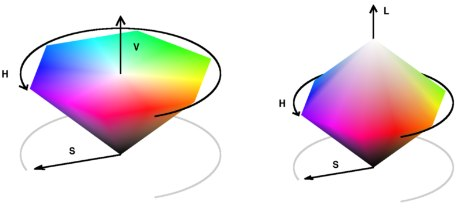
%> input picture colorspace/colorspace_01.jpg, 462 x 209 px
$ octave --eval "result = MeylanEO(im2double(imread('../../../colorspace/colorspace_01.jpg')));"   (GNU Octave 9; MATLAB toolbox functions it lacks are replaced by stand-ins)
%> lines starting %> are read from the running program, lines starting %| are printed output that depends on the picture; in (x1, y1, x2, y2) boxes, pixels count from 0 and x2, y2 are one past the last pixel; in counts of white or black regions, pixels touching at a corner belong together; the program's own positions count from 1
### HDR_Toolbox/source_code/ColorSpace/lum.m
function l=lum(img)
%
%       l=lum(img)
%
%       This function calculates the luminance
%
%
%       input:
%           img: a three color image
%
%       output:
%           l: luminance as XYZ color
%
%     Copyright (C) 2011  Francesco Banterle
%
%     This program is free software: you can redistribute it and/or modify
%     it under the terms of the GNU General Public License as published by
%     the Free Software Foundation, either version 3 of the License, or
%     (at your option) any later version.
%
%     This program is distributed in the hope that it will be useful,
%     but WITHOUT ANY WARRANTY; without even the implied warranty of
%     MERCHANTABILITY or FITNESS FOR A PARTICULAR PURPOSE.  See the
%     GNU General Public License for more details.
%
%     You should have received a copy of the GNU General Public License
%     along with this program.  If not, see <http://www.gnu.org/licenses/>.
%

[r,c,col]=size(img);
%> r = 209; c = 462; col = 3

if(col~=3)
    error('The input image is not a three color channels image!');
end

l=0.213*img(:,:,1)+0.715*img(:,:,2)+0.072*img(:,:,3);
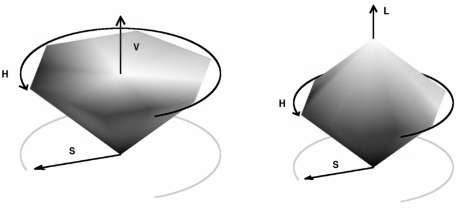
%> l: size 209x462 double; min 0, max 1, mean 0.872

end

### HDR_Toolbox/source_code/util/RemoveSpecials.m
function img=RemoveSpecials(img)
%
%
%       img=RemoveSpecials(img)
%
%
%       This function removes specials: Inf and NaN
%
%       Input:
%           -img: an image which can contain float special values
%
%       Output:
%           -img: the image without float special values
%
%     Copyright (C) 2011  Francesco Banterle
%
%     This program is free software: you can redistribute it and/or modify
%     it under the terms of the GNU General Public License as published by
%     the Free Software Foundation, either version 3 of the License, or
%     (at your option) any later version.
%
%     This program is distributed in the hope that it will be useful,
%     but WITHOUT ANY WARRANTY; without even the implied warranty of
%     MERCHANTABILITY or FITNESS FOR A PARTICULAR PURPOSE.  See the
%     GNU General Public License for more details.
%
%     You should have received a copy of the GNU General Public License
%     along with this program.  If not, see <http://www.gnu.org/licenses/>.
%
indx=find(isnan(img)|isinf(img));

img(indx)=0;

end

### HDR_Toolbox/source_code/util/check3Color.m
function check3Color(img)
%
%
%        check3Color(img)
%
%
%        Input:
%           -img: an image to be tested if it is a three colour channels
%           image
%
%     Copyright (C) 2011  Francesco Banterle
%
%     This program is free software: you can redistribute it and/or modify
%     it under the terms of the GNU General Public License as published by
%     the Free Software Foundation, either version 3 of the License, or
%     (at your option) any later version.
%
%     This program is distributed in the hope that it will be useful,
%     but WITHOUT ANY WARRANTY; without even the implied warranty of
%     MERCHANTABILITY or FITNESS FOR A PARTICULAR PURPOSE.  See the
%     GNU General Public License for more details.
%
%     You should have received a copy of the GNU General Public License
%     along with this program.  If not, see <http://www.gnu.org/licenses/>.
%

%is a three color channels image?
if(size(img,3)~=3)
    error('The image has to be a three color channels image.');
end

end

### HDR_Toolbox/source_code/EO/MeylanEO.m
function imgOut = MeylanEO(img, Meylan_Max, Meylan_lambda, gammaRemoval)
%
%       imgOut = MeylanEO(img, Meylan_Max, Meylan_lambda, gammaRemoval)
%
%
%        Input:
%           -img: input LDR image
%           -Meylan_Max: this value defines the
%           -Meylan_lambda: threshold for applying the iTMO
%           -gammaRemoval: the gamma value to be removed if known
%
%        Output:
%           -imgOut: an expanded image
%
%     Copyright (C) 2011  Francesco Banterle
%
%     This program is free software: you can redistribute it and/or modify
%     it under the terms of the GNU General Public License as published by
%     the Free Software Foundation, either version 3 of the License, or
%     (at your option) any later version.
%
%     This program is distributed in the hope that it will be useful,
%     but WITHOUT ANY WARRANTY; without even the implied warranty of
%     MERCHANTABILITY or FITNESS FOR A PARTICULAR PURPOSE.  See the
%     GNU General Public License for more details.
%
%     You should have received a copy of the GNU General Public License
%     along with this program.  If not, see <http://www.gnu.org/licenses/>.
%

%is it a three color channels image?
check3Color(img);

%default parameters
if(~exist('Meylan_Max')|~exist('Meylan_lambda')|~exist('gammaRemoval'))
    %Maximum value of DR-37P: 3000 cd/m^2
    Meylan_Max=3000;
    %standard diffuse part range
    Meylan_lambda=0.67;
    %no gamma removal
    gammaRemoval=-1;
end

%Gamma removal
if(gammaRemoval>0.0)
    img=img.^gammaRemoval;
end

%Luminance channel
l=lum(img);
lmax=max(max(l));
%> lmax = 1

%Filtering with a box filter of size m+1
vS=max(size(l)); %max(width,height)
%> vS = 462
kSize=round(vS/50)+1;
%> kSize = 10
h = fspecial('average',kSize);
Lfiltered=imfilter(l,h);
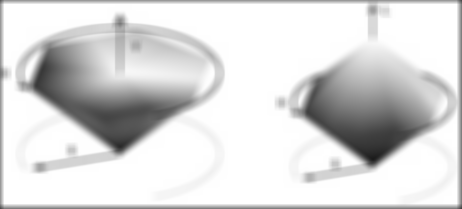
%> Lfiltered: size 209x462 double; min 0.108, max 1, mean 0.855
t1=max(max(Lfiltered));
%> t1 = 1

%Filtering with a box filter of size 2m+1
kSize=round(vS/25)+1;
%> kSize = 19
h = fspecial('average',kSize);
Lfiltered=imfilter(l,h);
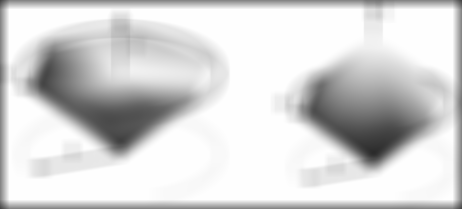
%> Lfiltered: size 209x462 double; min 0.169, max 1, mean 0.839
t2=max(max(Lfiltered));
%> t2 = 1

%Thresholding the image luminance channel with threshold t1
mask=zeros(size(l));
indx=find(l>t1);
%> indx = []
mask(indx)=1;
%> mask: size 209x462 double; every value is 0

%Removing single pixels
mask=bwmorph(mask,'clean');
%> mask: size 209x462 logical; every value is 0

%n step Erosion and Dilatation
H_iter=[1,1,1;1,0,1;1,1,1];
n=3;
for i=1:n
    %Mask2
    tmpMask2=imfilter(mask,H_iter);
    Mask2=ones(size(l));
    Mask2(find(mask==0))=0;
    Mask2(find(tmpMask2<1))=0;

    %Mask3
    tmpMask2=imfilter(Mask2,H_iter);
    Mask3=zeros(size(l));
    Mask3(find(Mask2==1))=1;
    Mask3(find(Mask2>3))=1;
    Mask3(find(l>t2))=1;

    mask=Mask3;
end
%> this loop made 3 passes
%> pass 1, in MeylanEO, `mask=Mask3;`:
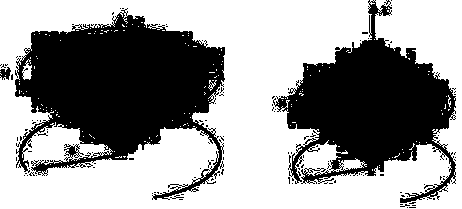
%> mask: size 209x462 double; values 0 (black) and 1 (white), 59.8% white; 131 black regions (127 under 20 px), largest, box (x1, y1, x2, y2) and area: (15, 8, 225, 200) 21690, (273, 0, 456, 203) 16603, (0, 67, 11, 80) 89, (170, 195, 184, 199) 20
%> after the loop:
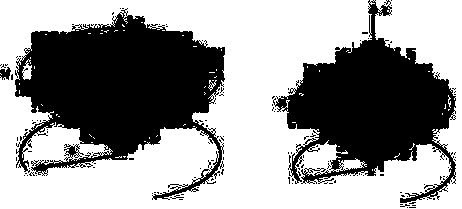
%> Mask2: size 209x462 double; values 0 (black) and 1 (white), 59.7% white; 131 black regions (127 under 20 px), largest, box (x1, y1, x2, y2) and area: (15, 8, 225, 200) 21745, (273, 0, 456, 203) 16634, (0, 67, 11, 80) 91, (170, 195, 184, 199) 20

itD=find(mask==0); %Diffuse part
%> itD = 38824 values from 66 to 95279
itS=find(mask==1); %Specular part
%> itS = 57734 values from 1 to 96558

%Calculation of the curve constants
omega=min(min(l(mask==1)));
%> omega = 1
s1=Meylan_Max*Meylan_lambda/omega;
%> s1 = 2010
s2=Meylan_Max*(1.0-Meylan_lambda)/(lmax-omega);
%> s2 = Inf

L=zeros(size(l));
L(itD)=l(itD)*s1; 				%Diffuse expansion
L(itS)=omega*s1+(l(itS)-omega)*s2;	%Specular expansion

%Filtered luminance
h5 = fspecial('average',5);
LFiltered=imfilter(L,h5);

%Smoothing mask
smask=zeros(size(l));
smask(l>omega)=1;

tmpSmask2=imfilter(smask,H_iter);
smask2=smask;
smask2(find(tmpSmask2>1))=1;
smask3=imfilter(smask2,h5);

%The expanded part and its filtered version are blended using the mask
Lfinal=L.*(1-smask3)+smask3.*LFiltered;
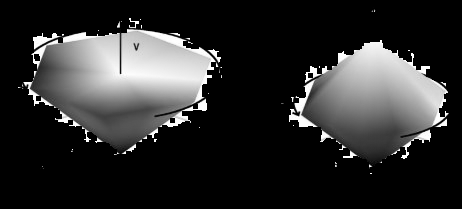
%> Lfinal: size 209x462 double; 70.6% of the values are NaN or infinite; the others: min 0, max 2008.9, mean 1217.6; drawn with min black, max white, NaN and infinite black

%Removing the old luminance
imgOut=zeros(size(img));
for i=1:3
    imgOut(:,:,i)=img(:,:,i).*Lfinal./l;
end
%> imgOut: size 209x462x3 double; 70.62% of the values are NaN or infinite; the others: min 0, max 2010, mean 1292.5

imgOut=RemoveSpecials(imgOut);
%> in RemoveSpecials, `indx=find(isnan(img)|isinf(img));`: indx = 204558 values from 1 to 289674
%> in RemoveSpecials, `img(indx)=0;`:
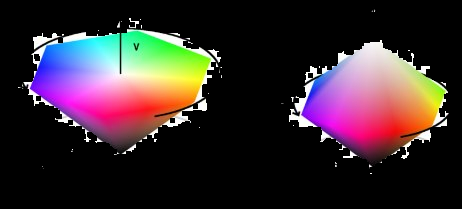
%> img: size 209x462x3 double; mean R, G, B 435.5, 333.6, 370.2; drawn with min black and max white

end

$ run again, on colorspace/colorspace_02.jpg
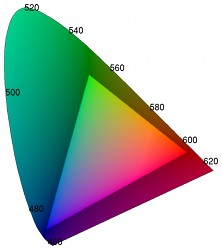
%> input picture colorspace/colorspace_02.jpg, 222 x 250 px
%> lmax = 1
%> in MeylanEO, `indx=find(l>t1);`: indx = []
%> after the loop in MeylanEO, `for i=1:n`:
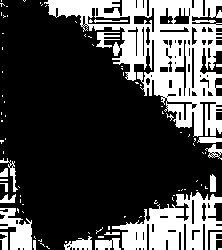
%> Mask2: size 250x222 double; values 0 (black) and 1 (white), 28.4% white; 89 white regions (71 under 20 px), largest, box (x1, y1, x2, y2) and area: (44, 0, 222, 137) 9549, (112, 192, 222, 250) 3454, (0, 208, 32, 250) 798
%> itD = 39655 values from 1 to 55498
%> itS = 15845 values from 4 to 55500
%> omega = 1
%> s1 = 2010
%> s2 = Inf
%> in RemoveSpecials, `indx=find(isnan(img)|isinf(img));`: indx = 75624 values from 1 to 166500
%> in RemoveSpecials, `img(indx)=0;`:
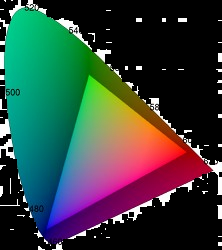
%> img: size 250x222x3 double; mean R, G, B 406, 519.7, 478.7; drawn with min black and max white

$ run again, on colorspace/colorspace_03.jpg
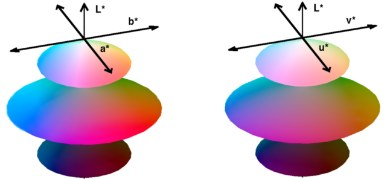
%> input picture colorspace/colorspace_03.jpg, 387 x 179 px
%> lmax = 1
%> in MeylanEO, `indx=find(l>t1);`: indx = 29368 values from 1 to 69273
%> in MeylanEO, `mask(indx)=1;`:
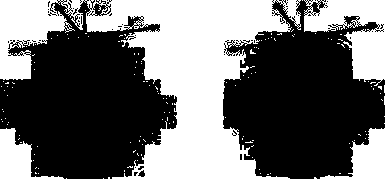
%> mask: size 179x387 double; values 0 (black) and 1 (white), 42.4% white; 144 white regions (141 under 20 px), largest, box (x1, y1, x2, y2) and area: (0, 0, 301, 179) 22192, (304, 0, 387, 179) 5494, (0, 128, 64, 179) 1400
%> itD = 39993 values from 80 to 68864
%> itS = 29280 values from 1 to 69273
%> omega = 1
%> s1 = 2010
%> s2 = Inf
%> smask: size 179x387 double; every value is 0
%> in RemoveSpecials, `indx=find(isnan(img)|isinf(img));`: indx = 108102 values from 1 to 207819
%> in RemoveSpecials, `img(indx)=0;`:
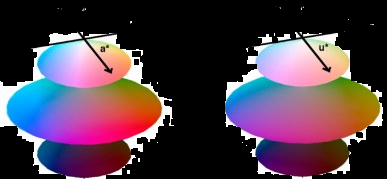
%> img: size 179x387x3 double; mean R, G, B 608, 475.4, 572.2; drawn with min black and max white
